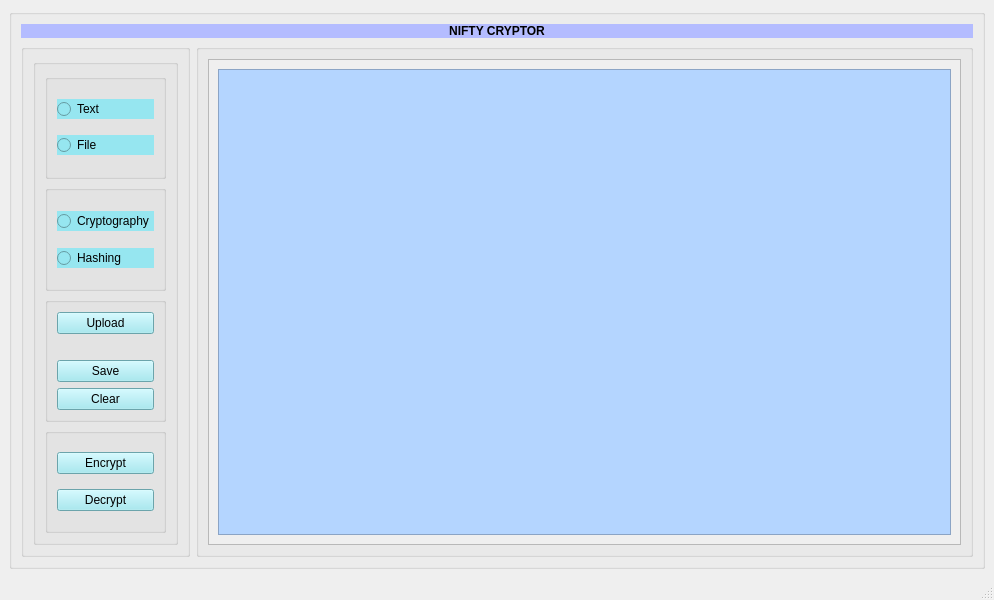
<?xml version="1.0" encoding="UTF-8"?>
<ui version="4.0">
 <class>MainWindow</class>
 <widget class="QMainWindow" name="MainWindow">
  <property name="geometry">
   <rect>
    <x>0</x>
    <y>0</y>
    <width>994</width>
    <height>600</height>
   </rect>
  </property>
  <property name="windowTitle">
   <string>MainWindow</string>
  </property>
  <widget class="QWidget" name="centralwidget">
   <layout class="QGridLayout" name="gridLayout_2">
    <item row="1" column="0">
     <widget class="QGroupBox" name="groupBox_2">
      <property name="title">
       <string/>
      </property>
      <layout class="QGridLayout" name="gridLayout_10">
       <item row="0" column="0" colspan="2">
        <widget class="QLabel" name="label">
         <property name="styleSheet">
          <string notr="true">background-color: rgb(180, 188, 255);
font: italic 48pt &quot;Monotype Corsiva&quot;;</string>
         </property>
         <property name="text">
          <string>&lt;html&gt;&lt;head/&gt;&lt;body&gt;&lt;p align=&quot;center&quot;&gt;&lt;span style=&quot; font-weight:600;&quot;&gt;NIFTY CRYPTOR&lt;/span&gt;&lt;/p&gt;&lt;/body&gt;&lt;/html&gt;</string>
         </property>
        </widget>
       </item>
       <item row="1" column="0">
        <widget class="QGroupBox" name="groupBox_4">
         <property name="title">
          <string/>
         </property>
         <layout class="QGridLayout" name="gridLayout_9">
          <item row="0" column="0">
           <widget class="QGroupBox" name="groupBox_3">
            <property name="title">
             <string/>
            </property>
            <layout class="QGridLayout" name="gridLayout_8">
             <item row="0" column="0">
              <widget class="QGroupBox" name="type">
               <property name="title">
                <string/>
               </property>
               <layout class="QGridLayout" name="gridLayout_5">
                <item row="0" column="0">
                 <widget class="QRadioButton" name="text_2">
                  <property name="styleSheet">
                   <string notr="true">background-color: rgb(150,230, 240);
font: italic 14pt &quot;Californian FB&quot;;
</string>
                  </property>
                  <property name="text">
                   <string>Text</string>
                  </property>
                 </widget>
                </item>
                <item row="1" column="0">
                 <widget class="QRadioButton" name="file">
                  <property name="styleSheet">
                   <string notr="true">background-color: rgb(150,230, 240);
font: italic 14pt &quot;Californian FB&quot;;
</string>
                  </property>
                  <property name="text">
                   <string>File</string>
                  </property>
                 </widget>
                </item>
               </layout>
              </widget>
             </item>
             <item row="1" column="0">
              <widget class="QGroupBox" name="service">
               <property name="title">
                <string/>
               </property>
               <layout class="QGridLayout" name="gridLayout_3">
                <item row="0" column="0">
                 <widget class="QRadioButton" name="cryptography">
                  <property name="styleSheet">
                   <string notr="true">background-color: rgb(150,230, 240);
font: italic 14pt &quot;Californian FB&quot;;
</string>
                  </property>
                  <property name="text">
                   <string>Cryptography</string>
                  </property>
                 </widget>
                </item>
                <item row="1" column="0">
                 <widget class="QRadioButton" name="hash">
                  <property name="styleSheet">
                   <string notr="true">background-color: rgb(150,230, 240);
font: italic 14pt &quot;Californian FB&quot;;
</string>
                  </property>
                  <property name="text">
                   <string>Hashing</string>
                  </property>
                 </widget>
                </item>
               </layout>
              </widget>
             </item>
             <item row="2" column="0">
              <widget class="QGroupBox" name="groupBox_6">
               <property name="title">
                <string/>
               </property>
               <layout class="QGridLayout" name="gridLayout_6">
                <item row="0" column="0">
                 <widget class="QPushButton" name="file_upload">
                  <property name="styleSheet">
                   <string notr="true">background-color: rgb(150,230, 240);
font: italic 14pt &quot;Californian FB&quot;;
</string>
                  </property>
                  <property name="text">
                   <string>Upload</string>
                  </property>
                 </widget>
                </item>
                <item row="1" column="0">
                 <widget class="QLabel" name="path">
                  <property name="text">
                   <string/>
                  </property>
                 </widget>
                </item>
                <item row="2" column="0">
                 <widget class="QPushButton" name="save">
                  <property name="styleSheet">
                   <string notr="true">background-color: rgb(150,230, 240);
font: italic 14pt &quot;Californian FB&quot;;
</string>
                  </property>
                  <property name="text">
                   <string>Save</string>
                  </property>
                 </widget>
                </item>
                <item row="3" column="0">
                 <widget class="QPushButton" name="clear">
                  <property name="styleSheet">
                   <string notr="true">background-color: rgb(150,230, 240);
font: italic 14pt &quot;Californian FB&quot;;
</string>
                  </property>
                  <property name="text">
                   <string>Clear</string>
                  </property>
                 </widget>
                </item>
               </layout>
              </widget>
             </item>
             <item row="3" column="0">
              <widget class="QGroupBox" name="groupBox_7">
               <property name="title">
                <string/>
               </property>
               <layout class="QGridLayout" name="gridLayout_7">
                <item row="0" column="0">
                 <widget class="QPushButton" name="encrypt">
                  <property name="styleSheet">
                   <string notr="true">background-color: rgb(150,230, 240);
font: italic 14pt &quot;Californian FB&quot;;
</string>
                  </property>
                  <property name="text">
                   <string>Encrypt</string>
                  </property>
                 </widget>
                </item>
                <item row="1" column="0">
                 <widget class="QPushButton" name="decrypt">
                  <property name="styleSheet">
                   <string notr="true">background-color: rgb(150,230, 240);
font: italic 14pt &quot;Californian FB&quot;;
</string>
                  </property>
                  <property name="text">
                   <string>Decrypt</string>
                  </property>
                 </widget>
                </item>
               </layout>
              </widget>
             </item>
            </layout>
           </widget>
          </item>
         </layout>
        </widget>
       </item>
       <item row="1" column="1">
        <widget class="QGroupBox" name="groupBox">
         <property name="title">
          <string/>
         </property>
         <layout class="QGridLayout" name="gridLayout">
          <item row="0" column="1">
           <widget class="QScrollArea" name="scrollArea">
            <property name="styleSheet">
             <string notr="true">
font: 20pt &quot;Bitstream Vera Serif&quot;;</string>
            </property>
            <property name="widgetResizable">
             <bool>true</bool>
            </property>
            <widget class="QWidget" name="scrollAreaWidgetContents">
             <property name="geometry">
              <rect>
               <x>0</x>
               <y>0</y>
               <width>759</width>
               <height>412</height>
              </rect>
             </property>
             <layout class="QGridLayout" name="gridLayout_4">
              <item row="0" column="0">
               <widget class="QPlainTextEdit" name="text">
                <property name="styleSheet">
                 <string notr="true">font: 20pt &quot;Liberation Serif&quot;;
background-color: rgb(180, 213, 255);
selection-background-color: rgb(98, 160, 234);
</string>
                </property>
               </widget>
              </item>
             </layout>
            </widget>
           </widget>
          </item>
         </layout>
        </widget>
       </item>
      </layout>
     </widget>
    </item>
   </layout>
  </widget>
  <widget class="QMenuBar" name="menubar">
   <property name="geometry">
    <rect>
     <x>0</x>
     <y>0</y>
     <width>994</width>
     <height>21</height>
    </rect>
   </property>
  </widget>
  <widget class="QStatusBar" name="statusbar"/>
 </widget>
 <resources/>
 <connections/>
</ui>
